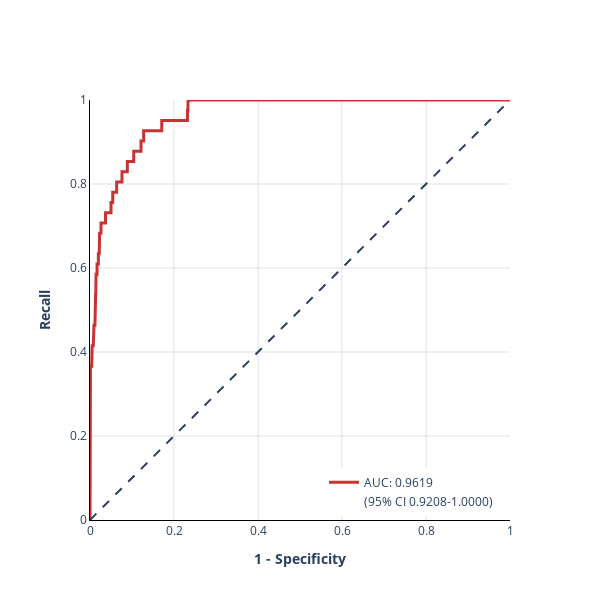

Here is the notebook cell this chart was saved with:
### Code cell
preds_logit=logit_model.predict_proba(X_test)
plot_roc_curve(y_test, [item[1] for item in preds_logit])

### Figure 1 — Plotly figure (JSON) as saved in the notebook; plotly's stock layout.template omitted (floating-point values rounded to 4 significant figures; data arrays with more than 128 entries replaced by an {"elided": "..."} marker saying what was removed)
{"data": [{"hoverinfo": "skip", "line": {"color": "rgba(200, 50, 50, 1.0)", "width": 3}, "name": "AUC: 0.9619", "showlegend": true, "type": "scatter", "x": {"elided": "519 float values"}, "y": {"elided": "519 float values"}}, {"hoverinfo": "skip", "line": {"color": "rgba(255, 255, 255, 0)", "width": 0}, "name": "(95% CI 0.9208-1.0000)", "showlegend": true, "type": "scatter", "x": {"elided": "519 float values"}, "y": {"elided": "519 float values"}}], "layout": {"height": 600, "legend": {"x": 0.95, "xanchor": "right", "y": 0.01, "yanchor": "bottom"}, "shapes": [{"line": {"dash": "dash"}, "type": "line", "x0": 0, "x1": 1, "y0": 0, "y1": 1}], "title": {"x": 0.5}, "width": 600, "xaxis": {"constrain": "domain", "gridcolor": "rgba(189, 195, 199, 0.5)", "linecolor": "black", "range": [0, 1], "title": {"text": "<b>1 - Specificity</b>"}}, "yaxis": {"gridcolor": "rgba(189, 195, 199, 0.5)", "linecolor": "black", "range": [0, 1], "scaleanchor": "x", "scaleratio": 1, "title": {"text": "<b>Recall</b>"}}}}
